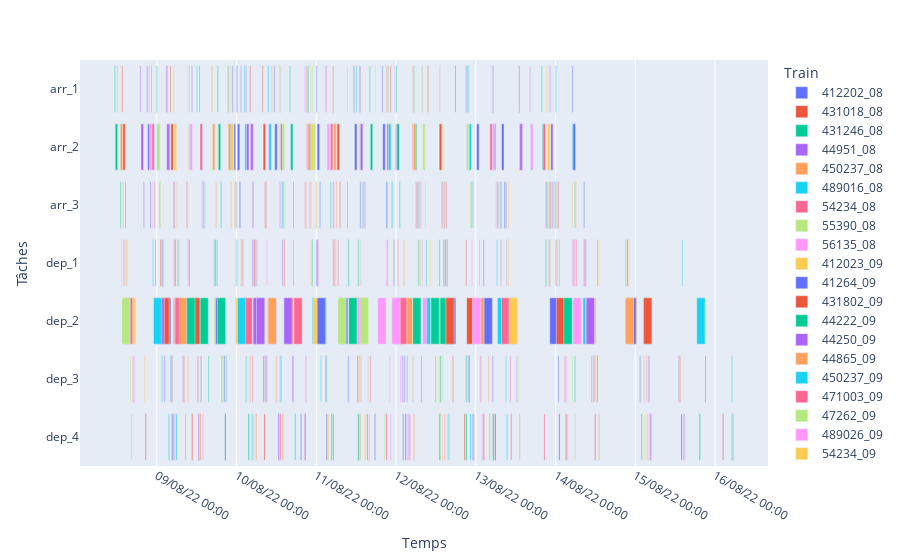

Here is the notebook cell this chart was saved with:
### Code cell
visualisation_gantt(t_arr,t_dep).show()
